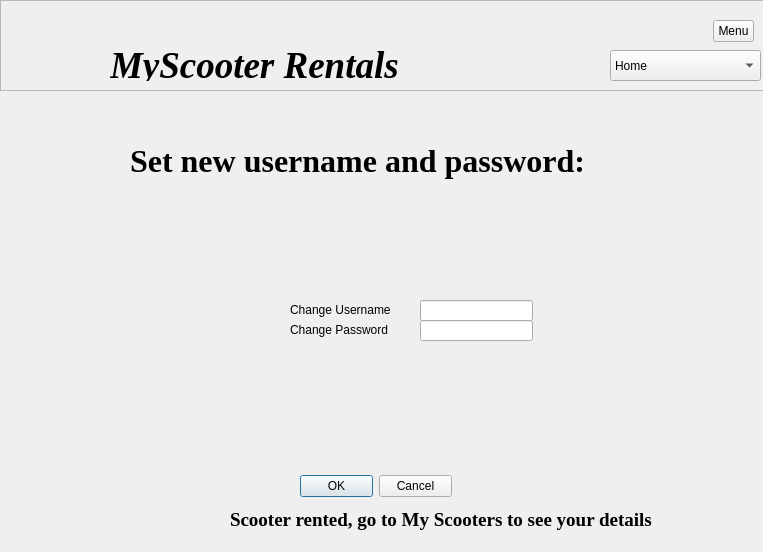
<?xml version="1.0" encoding="UTF-8"?>
<ui version="4.0">
 <class>settingsWindow</class>
 <widget class="QDialog" name="settingsWindow">
  <property name="geometry">
   <rect>
    <x>0</x>
    <y>0</y>
    <width>763</width>
    <height>552</height>
   </rect>
  </property>
  <property name="windowTitle">
   <string>Dialog</string>
  </property>
  <widget class="QLabel" name="label_6">
   <property name="geometry">
    <rect>
     <x>230</x>
     <y>510</y>
     <width>461</width>
     <height>20</height>
    </rect>
   </property>
   <property name="font">
    <font>
     <family>Times New Roman</family>
     <pointsize>14</pointsize>
     <italic>false</italic>
     <bold>true</bold>
    </font>
   </property>
   <property name="text">
    <string>Scooter rented, go to My Scooters to see your details</string>
   </property>
  </widget>
  <widget class="QLabel" name="label_5">
   <property name="geometry">
    <rect>
     <x>130</x>
     <y>140</y>
     <width>531</width>
     <height>41</height>
    </rect>
   </property>
   <property name="font">
    <font>
     <family>Times New Roman</family>
     <pointsize>24</pointsize>
     <italic>false</italic>
     <bold>true</bold>
    </font>
   </property>
   <property name="text">
    <string>Set new username and password:</string>
   </property>
  </widget>
  <widget class="QLabel" name="label_3">
   <property name="geometry">
    <rect>
     <x>230</x>
     <y>110</y>
     <width>301</width>
     <height>16</height>
    </rect>
   </property>
   <property name="text">
    <string/>
   </property>
  </widget>
  <widget class="QFrame" name="frame">
   <property name="geometry">
    <rect>
     <x>0</x>
     <y>0</y>
     <width>771</width>
     <height>91</height>
    </rect>
   </property>
   <property name="frameShape">
    <enum>QFrame::StyledPanel</enum>
   </property>
   <property name="frameShadow">
    <enum>QFrame::Raised</enum>
   </property>
   <widget class="QLabel" name="label_7">
    <property name="geometry">
     <rect>
      <x>110</x>
      <y>50</y>
      <width>441</width>
      <height>31</height>
     </rect>
    </property>
    <property name="font">
     <font>
      <family>Times New Roman</family>
      <pointsize>28</pointsize>
      <italic>true</italic>
      <bold>true</bold>
     </font>
    </property>
    <property name="text">
     <string>MyScooter Rentals</string>
    </property>
   </widget>
   <widget class="QLabel" name="label_8">
    <property name="geometry">
     <rect>
      <x>10</x>
      <y>0</y>
      <width>81</width>
      <height>81</height>
     </rect>
    </property>
    <property name="text">
     <string/>
    </property>
    <property name="pixmap">
     <pixmap>../scooter.png</pixmap>
    </property>
    <property name="scaledContents">
     <bool>true</bool>
    </property>
    <property name="wordWrap">
     <bool>false</bool>
    </property>
   </widget>
   <widget class="QComboBox" name="comboBox_2">
    <property name="geometry">
     <rect>
      <x>610</x>
      <y>50</y>
      <width>151</width>
      <height>31</height>
     </rect>
    </property>
    <item>
     <property name="text">
      <string>Home</string>
     </property>
    </item>
    <item>
     <property name="text">
      <string>Rent a Scooter</string>
     </property>
    </item>
    <item>
     <property name="text">
      <string>My Scooters</string>
     </property>
    </item>
    <item>
     <property name="text">
      <string>Settings</string>
     </property>
    </item>
    <item>
     <property name="text">
      <string>Log Out</string>
     </property>
    </item>
   </widget>
   <widget class="QToolButton" name="toolButton_2">
    <property name="geometry">
     <rect>
      <x>713</x>
      <y>20</y>
      <width>41</width>
      <height>22</height>
     </rect>
    </property>
    <property name="text">
     <string>Menu</string>
    </property>
   </widget>
  </widget>
  <widget class="QDialogButtonBox" name="buttonBox_2">
   <property name="geometry">
    <rect>
     <x>300</x>
     <y>470</y>
     <width>152</width>
     <height>32</height>
    </rect>
   </property>
   <property name="standardButtons">
    <set>QDialogButtonBox::Cancel|QDialogButtonBox::Ok</set>
   </property>
  </widget>
  <widget class="QLineEdit" name="lineEdit_5">
   <property name="geometry">
    <rect>
     <x>420</x>
     <y>300</y>
     <width>113</width>
     <height>21</height>
    </rect>
   </property>
  </widget>
  <widget class="QLineEdit" name="lineEdit_6">
   <property name="geometry">
    <rect>
     <x>420</x>
     <y>320</y>
     <width>113</width>
     <height>21</height>
    </rect>
   </property>
  </widget>
  <widget class="QLabel" name="label_9">
   <property name="geometry">
    <rect>
     <x>290</x>
     <y>320</y>
     <width>111</width>
     <height>20</height>
    </rect>
   </property>
   <property name="text">
    <string>Change Password</string>
   </property>
  </widget>
  <widget class="QLabel" name="label_10">
   <property name="geometry">
    <rect>
     <x>290</x>
     <y>300</y>
     <width>111</width>
     <height>20</height>
    </rect>
   </property>
   <property name="text">
    <string>Change Username</string>
   </property>
  </widget>
 </widget>
 <resources/>
 <connections/>
</ui>
